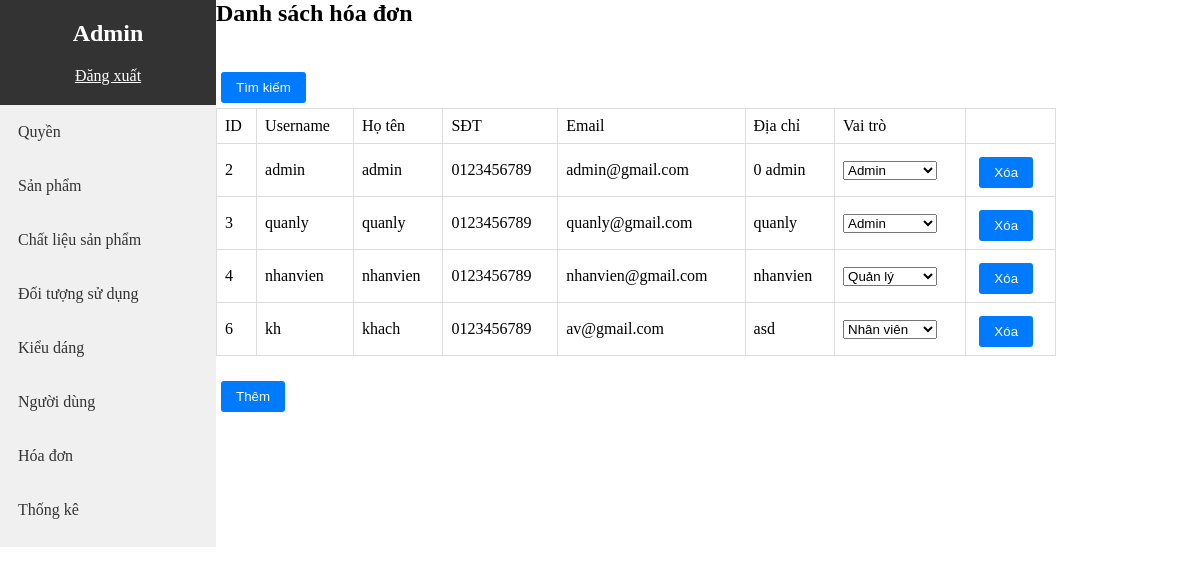
Page /admin/index.php?act=user (signed in) on the earlier database version.
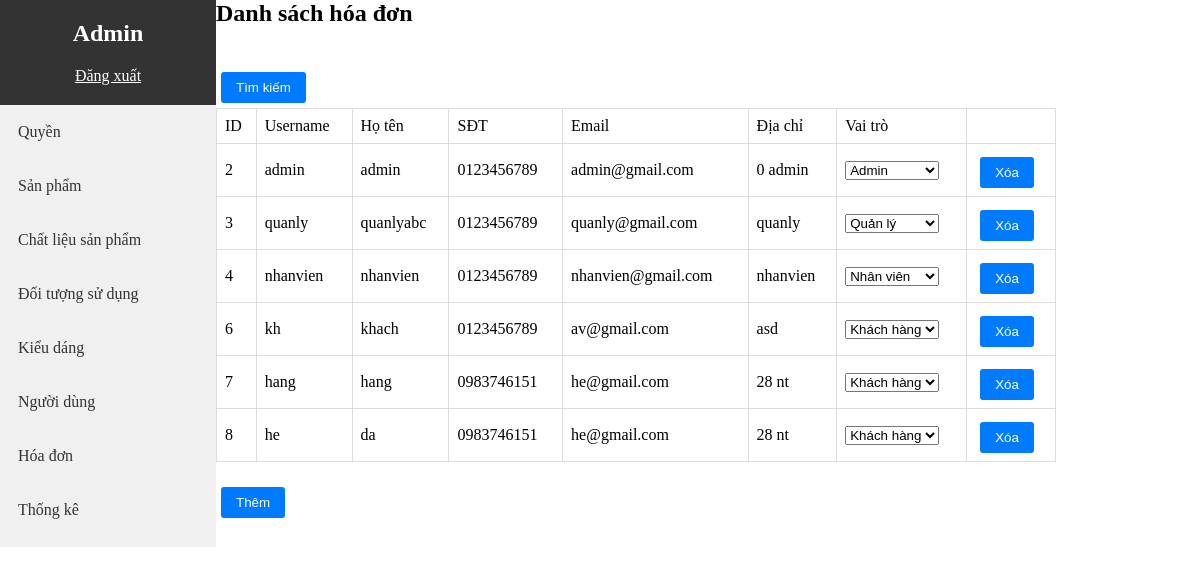
Same page on the later database version.
### tables this page shows
CREATE TABLE `permissions` (
  `id` int(11) NOT NULL,
  `role_id` int(11) DEFAULT NULL,
  `action` varchar(50) NOT NULL,
  `can_access` tinyint(1) DEFAULT NULL,
  `action_trim` varchar(50) NOT NULL
);

CREATE TABLE `users` (
  `userID` int(11) NOT NULL,
  `password` varchar(50) NOT NULL,
  `sodienthoai` varchar(10) NOT NULL,
  `email` varchar(50) NOT NULL,
  `username` varchar(50) NOT NULL,
  `hovaten` varchar(100) NOT NULL,
  `diachi` varchar(100) NOT NULL,
  `role_id` int(5) NOT NULL,
  `trangthai` int(11) NOT NULL
);

### admin/model/pdo.php (called while the page is built, shortened)
<?php
function pdo_get_connection()
{
    $dburl = "mysql:host=localhost;dbname=shopmatkinh_db;charset=utf8";
    $username = 'root';
    $password = '';
    $conn = new PDO($dburl, $username, $password);
    $conn->setAttribute(PDO::ATTR_ERRMODE, PDO::ERRMODE_EXCEPTION);
    return $conn;
}
function pdo_query($sql)
{
    $sql_args = array_slice(func_get_args(), 1);
    try {
        $conn = pdo_get_connection();
        $stmt = $conn->prepare($sql);
        $stmt->execute($sql_args);
        $rows = $stmt->fetchAll();
        return $rows;
    } catch (PDOException $e) {
        throw $e;
    } finally {
        unset($conn);
    }
}

### admin/User/danhSachUser.php (the view, shortened to what this page needs)
<div class="danhsach-container">
    <div class="title">
        <h1>Danh sách hóa đơn</h1>
    </div>
    <div class="date-picker">
        <form action="" id="search-form">
            <input type="submit" value="Tìm kiếm" style="margin-bottom: 5px">
        </form>
    </div>
    <div class="table-container">
        <table class="data-table">
            <tr>
                <td>ID</td>
                <td>Username</td>
                <td>Họ tên</td>
                <td>SĐT</td>
                <td>Email</td>
                <td>Địa chỉ</td>
                <td>Vai trò</td>
                <td></td>
            </tr>
            <?php
            foreach ($users as $user) {
                extract($user);
                $xoa = "index.php?act=xoaUser&id=" . $userID;
                echo '<tr>
                <td>' . $userID . '</td>
                <td>' . $username . '</td>
                <td>' . $hovaten . '</td>
                <td>' . $sodienthoai . '</td>
                <td>' . $email . '</td>
                <td>' . $diachi . '</td>
                <td>
                <select name="" class="role-select" id="' . $userID . '">';
                foreach ($roles as $role) {
                    extract($role);
                    $ma == $role_id ? $s = 'selected' : $s = '';
                    echo '<option value="' . $ma . '" ' . $s . '>' . $role . '</option>';
                }
                echo '</td>
                <td><a href="' . $xoa . '" onclick="return confirm(\'Bạn có chắc chắn muốn xóa đối tượng này?\')">
                    <input type="button" value="Xóa"></a></td>
                </tr>';
            }
            ?>
        </table>
        <div class="table-footer">
            <a href="index.php?act=addUser"><input type="button" value="Thêm"></a>
        </div>
    </div>
</div>

### admin/header.php (shortened to what this page needs)
<!DOCTYPE html>
<html lang="en">
<head>
    <link rel="stylesheet" type="text/css" href="css/style.css?v=<?php echo time(); ?>">
</head>
<body>
    <div class="container">
        <div class="sidebar">
            <div class="boxcenter">
                <H1>Admin</H1>
                <a href="logout.php" style="color:white">Đăng xuất</a>
            </div>
            <div class="row mb menu">
                <ul>
                    <li><a href="index.php?act=qlquyen">Quyền</a></li>
                    <li><a href="index.php?act=sanpham">Sản phẩm</a></li>
                    <li><a href="index.php?act=chatlieu">Chất liệu sản phẩm</a></li>
                    <li><a href="index.php?act=doituongsudung">Đối tượng sử dụng</a></li>
                    <li><a href="index.php?act=kieudang">Kiểu dáng</a></li>
                    <li><a href="index.php?act=user">Người dùng</a></li>
                    <li><a href="index.php?act=hoadon">Hóa đơn</a></li>
                    <li><a href="index.php?act=thongke">Thống kê</a></li>
                </ul>
            </div>
        </div>

### admin/index.php (shortened to what this page needs)
<?php
if (isset($_SESSION['username'])) {
    $user_role = $_SESSION['user_role'];
} else {
    header('Location: login.php');
    exit;
}
include "./model/pdo.php";
include "header.php";
$requested_action = $_GET['act'];
$db = new PDO('mysql:host=localhost;dbname=shopmatkinh_db', 'root', '');
$stmt = $db->prepare('SELECT action_trim FROM permissions WHERE role_id = :role_id AND can_access = 1');
$stmt->bindParam(':role_id', $user_role);
$stmt->execute();
$allowed_actions = $stmt->fetchAll(PDO::FETCH_ASSOC);
foreach ($allowed_actions as $action) {
    if (strpos(strtolower($requested_action), $action['action_trim']) !== false) {
        switch ($requested_action) {
            case 'user':
                $sql = "SELECT * FROM users";
                $users = pdo_query($sql);
                $sql = "SELECT * FROM roles";
                $roles = pdo_query($sql);
                include 'User/danhSachUser.php';
                break;
        }
    }
}
?>
</body>
</html>

### admin/css/style.css (style rules this page uses)
* { box-sizing: 0; margin: 0; }
.container { display: flex; }
.sidebar { width: 18%; background-color: #f0f0f0; }
.boxcenter { text-align: center; background-color: #333; color: #fff; padding: 20px; }
.menu ul { list-style-type: none; padding: 0; margin: 0; }
.menu li { padding: 8px; }
.menu li a { text-decoration: none; color: #333; display: block; padding: 10px; transition: background-color 0.3s; }
h1 { font-size: 24px; margin-bottom: 20px; }
.row { margin-bottom: 10px; display: flex; justify-content: space-between; align-items: center; }
input[type="submit"], input[type="button"] { padding: 8px 15px; background-color: #007bff; color: #fff; border: none; border-radius: 3px; cursor: pointer; margin-top: 5px; margin-left: 5px; }
.danhsach-container { width: 70%; }
.title { padding-bottom: 20px; }
.data-table { width: 100%; border-collapse: collapse; }
.data-table, .data-table th, .data-table td { border: 1px solid #ddd; }
.data-table th, .data-table td { padding: 8px; text-align: left; }
.table-footer { margin-top: 20px; }

Differences in the rows shown:
changed users "quanly": hovaten "quanly" → "quanlyabc"; value "Admin" → "Quản lý"
changed users "nhanvien": value "Quản lý" → "Nhân viên"
changed users "kh": value "Nhân viên" → "Khách hàng"
added users: userID "7", username "hang", hovaten "hang", sodienthoai "0983746151", email "he@gmail.com", diachi "28 nt"
added users: userID "8", username "he", hovaten "da", sodienthoai "0983746151", email "he@gmail.com", diachi "28 nt"
